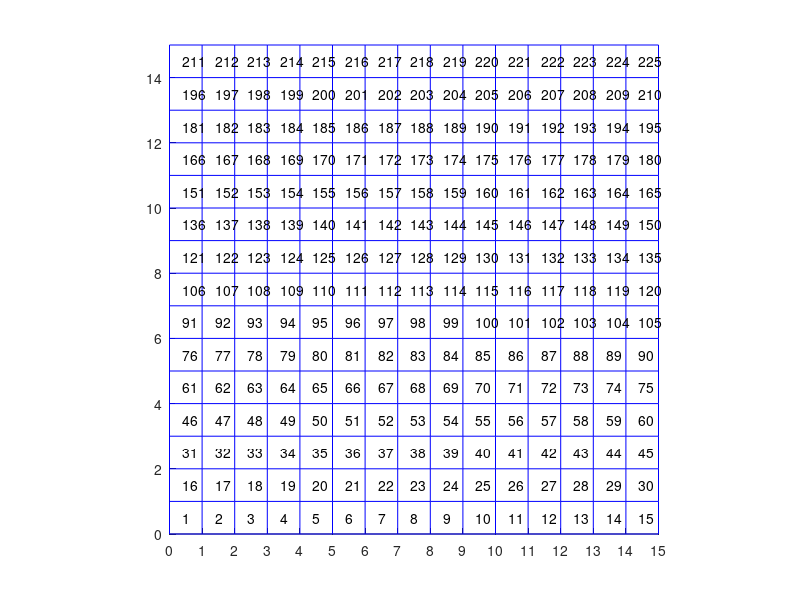

The MATLAB script that drew this image: (Note: this script raises an error after producing the figure.)
close all
clear;clc;clf;
global Size;
x = linspace(0,15,16);
y = linspace(0,15,16);
[X,Y] = meshgrid(x,y);
line(X,Y,'color','b');
line(X',Y','color','b');
axis on equal;
axis([0 15 0 15]);
set(gca,'xtick',0:15);
Size=15;

gridindex = reshape(1:15*15,15,15)';
numposx = 0.5*(X(1:end-1,2:end)+X(1:end-1,1:end-1))-0.1;
numposy = 0.5*(Y(2:end,1:end-1)+Y(1:end-1,1:end-1));
for i = 1 : 15
    for j = 1 : 15
        text(numposx(i,j),numposy(i,j),num2str(gridindex(i,j)));
    end
end
P2 = [7,13];
P1 = [4,1];
covermat = calcover(P1,P2);